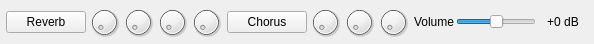
<?xml version="1.0" encoding="UTF-8"?>
<ui version="4.0">
 <class>EffectArea</class>
 <widget class="QWidget" name="EffectArea">
  <property name="geometry">
   <rect>
    <x>0</x>
    <y>0</y>
    <width>594</width>
    <height>38</height>
   </rect>
  </property>
  <property name="windowTitle">
   <string notr="true">Form</string>
  </property>
  <layout class="QHBoxLayout" name="horizontalLayout">
   <property name="spacing">
    <number>2</number>
   </property>
   <property name="leftMargin">
    <number>6</number>
   </property>
   <property name="topMargin">
    <number>6</number>
   </property>
   <property name="rightMargin">
    <number>6</number>
   </property>
   <property name="bottomMargin">
    <number>6</number>
   </property>
   <item>
    <widget class="LedButton" name="pushReverb">
     <property name="toolTip">
      <string>Reverb on / off</string>
     </property>
     <property name="text">
      <string>Reverb</string>
     </property>
     <property name="iconSize">
      <size>
       <width>20</width>
       <height>20</height>
      </size>
     </property>
    </widget>
   </item>
   <item>
    <widget class="ResettableDial" name="dialRevLevel">
     <property name="minimumSize">
      <size>
       <width>32</width>
       <height>32</height>
      </size>
     </property>
     <property name="maximumSize">
      <size>
       <width>32</width>
       <height>32</height>
      </size>
     </property>
     <property name="toolTip">
      <string>Level</string>
     </property>
     <property name="maximum">
      <number>100</number>
     </property>
    </widget>
   </item>
   <item>
    <widget class="ResettableDial" name="dialRevSize">
     <property name="minimumSize">
      <size>
       <width>32</width>
       <height>32</height>
      </size>
     </property>
     <property name="maximumSize">
      <size>
       <width>32</width>
       <height>32</height>
      </size>
     </property>
     <property name="toolTip">
      <string>Room</string>
     </property>
     <property name="maximum">
      <number>100</number>
     </property>
    </widget>
   </item>
   <item>
    <widget class="ResettableDial" name="dialRevWidth">
     <property name="minimumSize">
      <size>
       <width>32</width>
       <height>32</height>
      </size>
     </property>
     <property name="maximumSize">
      <size>
       <width>32</width>
       <height>32</height>
      </size>
     </property>
     <property name="toolTip">
      <string>Width</string>
     </property>
     <property name="maximum">
      <number>100</number>
     </property>
    </widget>
   </item>
   <item>
    <widget class="ResettableDial" name="dialRevDamping">
     <property name="minimumSize">
      <size>
       <width>32</width>
       <height>32</height>
      </size>
     </property>
     <property name="maximumSize">
      <size>
       <width>32</width>
       <height>32</height>
      </size>
     </property>
     <property name="toolTip">
      <string>Damp</string>
     </property>
     <property name="maximum">
      <number>100</number>
     </property>
    </widget>
   </item>
   <item>
    <spacer name="horizontalSpacer">
     <property name="orientation">
      <enum>Qt::Horizontal</enum>
     </property>
     <property name="sizeHint" stdset="0">
      <size>
       <width>10</width>
       <height>20</height>
      </size>
     </property>
    </spacer>
   </item>
   <item>
    <widget class="LedButton" name="pushChorus">
     <property name="toolTip">
      <string>Chorus on / off</string>
     </property>
     <property name="text">
      <string>Chorus</string>
     </property>
     <property name="iconSize">
      <size>
       <width>20</width>
       <height>20</height>
      </size>
     </property>
    </widget>
   </item>
   <item>
    <widget class="ResettableDial" name="dialChoLevel">
     <property name="minimumSize">
      <size>
       <width>32</width>
       <height>32</height>
      </size>
     </property>
     <property name="maximumSize">
      <size>
       <width>32</width>
       <height>32</height>
      </size>
     </property>
     <property name="toolTip">
      <string>Level</string>
     </property>
     <property name="maximum">
      <number>100</number>
     </property>
    </widget>
   </item>
   <item>
    <widget class="ResettableDial" name="dialChoDepth">
     <property name="minimumSize">
      <size>
       <width>32</width>
       <height>32</height>
      </size>
     </property>
     <property name="maximumSize">
      <size>
       <width>32</width>
       <height>32</height>
      </size>
     </property>
     <property name="toolTip">
      <string>Depth</string>
     </property>
     <property name="maximum">
      <number>100</number>
     </property>
    </widget>
   </item>
   <item>
    <widget class="ResettableDial" name="dialChoFrequency">
     <property name="minimumSize">
      <size>
       <width>32</width>
       <height>32</height>
      </size>
     </property>
     <property name="maximumSize">
      <size>
       <width>32</width>
       <height>32</height>
      </size>
     </property>
     <property name="toolTip">
      <string>Frequency</string>
     </property>
     <property name="maximum">
      <number>100</number>
     </property>
    </widget>
   </item>
   <item>
    <spacer name="horizontalSpacer_2">
     <property name="orientation">
      <enum>Qt::Horizontal</enum>
     </property>
     <property name="sizeHint" stdset="0">
      <size>
       <width>10</width>
       <height>20</height>
      </size>
     </property>
    </spacer>
   </item>
   <item>
    <widget class="QLabel" name="labelVolume">
     <property name="text">
      <string>Volume</string>
     </property>
    </widget>
   </item>
   <item>
    <widget class="ResettableSlider" name="sliderGain">
     <property name="minimumSize">
      <size>
       <width>80</width>
       <height>0</height>
      </size>
     </property>
     <property name="toolTip">
      <string>General volume</string>
     </property>
     <property name="minimum">
      <number>-50</number>
     </property>
     <property name="maximum">
      <number>50</number>
     </property>
     <property name="orientation">
      <enum>Qt::Horizontal</enum>
     </property>
    </widget>
   </item>
   <item>
    <widget class="QLabel" name="labelGain">
     <property name="minimumSize">
      <size>
       <width>50</width>
       <height>0</height>
      </size>
     </property>
     <property name="text">
      <string notr="true">+0 dB</string>
     </property>
     <property name="alignment">
      <set>Qt::AlignCenter</set>
     </property>
    </widget>
   </item>
  </layout>
 </widget>
 <customwidgets>
  <customwidget>
   <class>ResettableDial</class>
   <extends>QDial</extends>
   <header>resettabledial.h</header>
  </customwidget>
  <customwidget>
   <class>LedButton</class>
   <extends>QPushButton</extends>
   <header>ledbutton.h</header>
  </customwidget>
  <customwidget>
   <class>ResettableSlider</class>
   <extends>QSlider</extends>
   <header>resettableslider.h</header>
  </customwidget>
 </customwidgets>
 <tabstops>
  <tabstop>pushReverb</tabstop>
  <tabstop>dialRevLevel</tabstop>
  <tabstop>dialRevSize</tabstop>
  <tabstop>dialRevWidth</tabstop>
  <tabstop>dialRevDamping</tabstop>
  <tabstop>pushChorus</tabstop>
  <tabstop>dialChoLevel</tabstop>
  <tabstop>dialChoDepth</tabstop>
  <tabstop>dialChoFrequency</tabstop>
  <tabstop>sliderGain</tabstop>
 </tabstops>
 <resources/>
 <connections/>
</ui>
